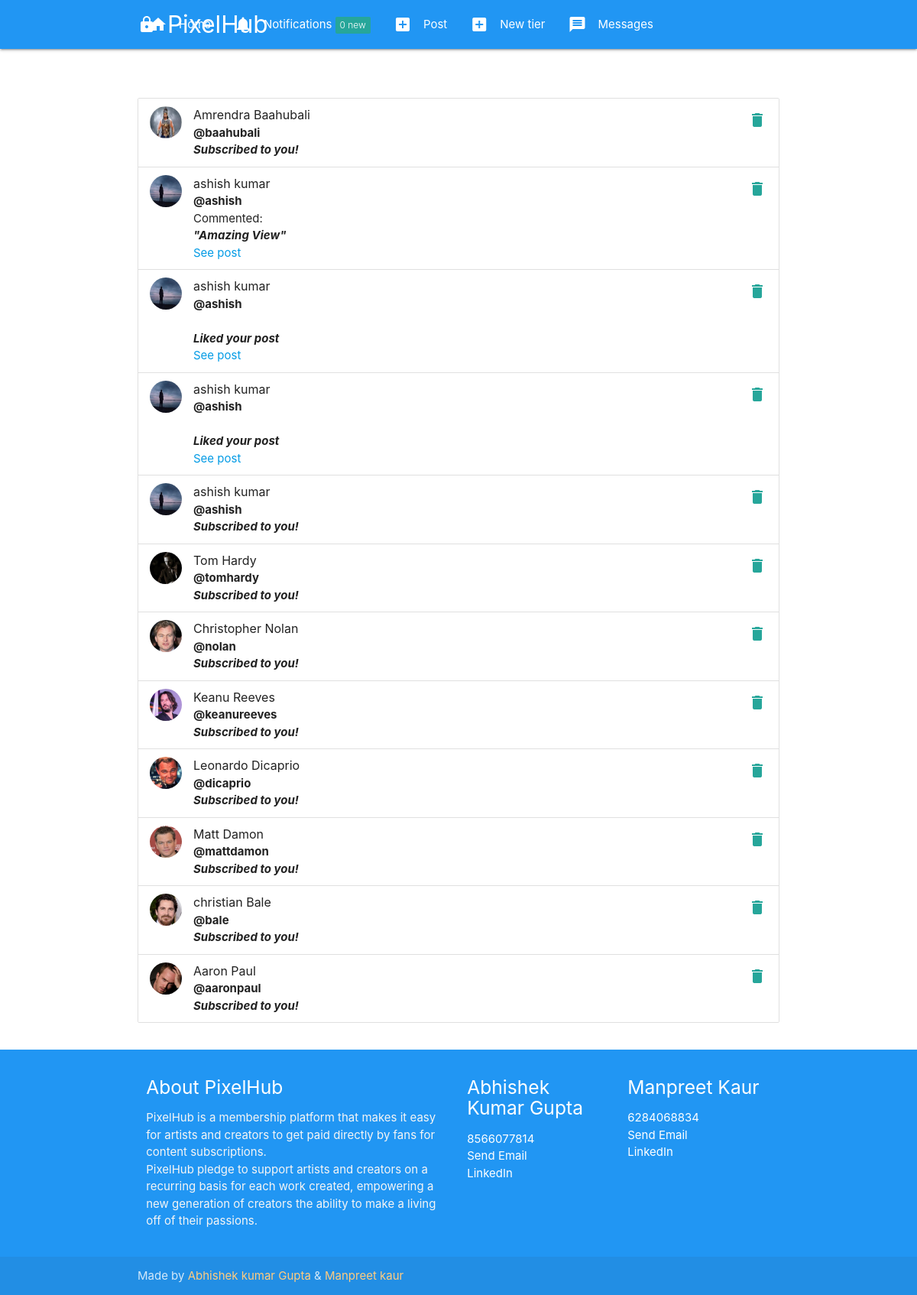
The app's page /notifications/ (signed in) with its own data.
### notifications/models.py (models this page shows)
class Notification(models.Model):
    NOTIFICATION_TYPES = ((1, 'Like'), (2, 'Comment'), (3, 'Subscribed'))
    post = models.ForeignKey('post.Post', on_delete=models.CASCADE, related_name='noti_post', blank=True, null=True)
    sender = models.ForeignKey(User, on_delete=models.CASCADE, related_name='noti_from_user')
    user = models.ForeignKey(User, on_delete=models.CASCADE, related_name='noti_to_user')
    notification_type = models.IntegerField(choices=NOTIFICATION_TYPES)
    text_preview = models.CharField(max_length=50, blank=True)
    date = models.DateTimeField(auto_now_add=True)
    is_seen = models.BooleanField(default=False)

### authy/models.py (models this page shows, shortened)
class Profile(models.Model):
	user = models.OneToOneField(User, on_delete=models.CASCADE, related_name='profile')
	location = models.CharField(max_length=50, null=True, blank=True)
	url = models.CharField(max_length=80, null=True, blank=True)
	profile_info = models.TextField(max_length=150, null=True, blank=True)
	created = models.DateField(auto_now_add=True)
	picture = models.ImageField(upload_to=user_directory_path_profile, blank=True, null=True, verbose_name='Picture')
	banner = models.ImageField(upload_to=user_directory_path_banner, blank=True, null=True, verbose_name='Banner')

### notifications/views.py (the view)
# urls.py: path('', ShowNotifications, name='show-notifications'),
def ShowNotifications(request):
    user = request.user
    notifications = Notification.objects.filter(user=user).order_by('-date')
    Notification.objects.filter(user=user, is_seen=False).update(is_seen=True)
    context = {
        'notifications': notifications
    }
    return render(request, 'notifications.html', context)

### authy/views.py (called while the page is built)
def SideNavInfo(request):
	user = request.user
	nav_profile = None
	fans = None
	follows = None
	if user.is_authenticated:
		nav_profile = Profile.objects.get(user=user)
		fans = Subscription.objects.filter(subscribed=user).count()
		follows = Subscription.objects.filter(subscriber=user).count()
	return {'nav_profile': nav_profile, 'fans': fans, 'follows': follows}

### direct/views.py (called while the page is built)
def CheckDirects(request):
    directs_count = 0
    if request.user.is_authenticated:
        directs_count = Message.objects.filter(user=request.user, is_read=False).count()
    return {'directs_count': directs_count}

### notifications/views.py (called while the page is built)
def CountNotifications(request):
    count_notifications = None
    if request.user.is_authenticated:
        count_notifications = Notification.objects.filter(user=request.user, is_seen=False).count()
    return {'count_notifications': count_notifications}

### fans_clone/templates/notifications.html (shortened to what this page needs)
{% extends 'base.html' %}
{% load static %}
{% block content %}
<ul class="collection">
{% for notification in notifications %}
    {% if notification.notification_type == 1 %}
            <li class="collection-item avatar">
            {% if notification.sender.profile.picture %}
                <img src="{{ notification.sender.profile.picture.url }}" class="circle responsive-img">
            {% else %}
                <img src="{% static 'img/no_avatar.jpg' %}" class="circle responsive-img">
            {% endif %}
                <span class="title">{{ notification.sender.first_name }} {{ notification.sender.last_name }}</span>
                <p><b>@{{ notification.sender.username }}</b></p>
                <a href="{% url 'delete-notification' notification.id %}" class="secondary-content"><i class="material-icons">delete</i></a>
                <br>
                <p style="font-style: italic;"><b>Liked your post</b></p>
                <a href="{% url 'postdetails' notification.post.id %}">See post</a>
            </li>
    {% elif notification.notification_type == 2 %}
        <li class="collection-item avatar">
        {% if notification.sender.profile.picture %}
            <img src="{{ notification.sender.profile.picture.url }}" class="circle responsive-img">
        {% else %}
            <img src="{% static 'img/no_avatar.jpg' %}" class="circle responsive-img">
        {% endif %}
            <span class="title">{{ notification.sender.first_name }} {{ notification.sender.last_name }}</span>
            <p><b>@{{ notification.sender.username }}</b></p>
            <a href="{% url 'delete-notification' notification.id %}" class="secondary-content"><i class="material-icons">delete</i></a>
            <p>Commented: </p>
            <p style="font-style: italic;"><b>"{{ notification.text_preview }}"</b></p>
            <a href="{% url 'postdetails' notification.post.id %}">See post</a>
        </li>
    {% else %}
    <li class="collection-item avatar">
        {% if notification.sender.profile.picture %}
            <img src="{{ notification.sender.profile.picture.url }}" class="circle responsive-img">
        {% else %}
            <img src="{% static 'img/no_avatar.jpg' %}" class="circle responsive-img">
        {% endif %}
            <span class="title">{{ notification.sender.first_name }} {{ notification.sender.last_name }}</span>
            <p><b>@{{ notification.sender.username }}</b></p>
            <a href="{% url 'delete-notification' notification.id %}" class="secondary-content"><i class="material-icons">delete</i></a>
            <p style="font-style: italic;"><b>Subscribed to you!</b></p>
        </li>
    {% endif %}
{% endfor %}
</ul>
{% endblock %}

### records on screen
Notification: sender.profile.picture (placeholder picture), sender.first_name "Amrendra", sender.last_name "Baahubali", sender.username "baahubali"
Notification: sender.profile.picture (placeholder picture), sender.first_name "ashish", sender.last_name "kumar", sender.username "ashish", text_preview "Amazing View"
Notification: sender.profile.picture (placeholder picture), sender.first_name "ashish", sender.last_name "kumar", sender.username "ashish"
Notification: sender.profile.picture (placeholder picture), sender.first_name "ashish", sender.last_name "kumar", sender.username "ashish"
Notification: sender.profile.picture (placeholder picture), sender.first_name "ashish", sender.last_name "kumar", sender.username "ashish"
Notification: sender.profile.picture (placeholder picture), sender.first_name "Tom", sender.last_name "Hardy", sender.username "tomhardy"
Notification: sender.profile.picture (placeholder picture), sender.first_name "Christopher", sender.last_name "Nolan", sender.username "nolan"
Notification: sender.profile.picture (placeholder picture), sender.first_name "Keanu", sender.last_name "Reeves", sender.username "keanureeves"
Notification: sender.profile.picture (placeholder picture), sender.first_name "Leonardo", sender.last_name "Dicaprio", sender.username "dicaprio"
Notification: sender.profile.picture (placeholder picture), sender.first_name "Matt", sender.last_name "Damon", sender.username "mattdamon"
Notification: sender.profile.picture (placeholder picture), sender.first_name "christian", sender.last_name "Bale", sender.username "bale"
Notification: sender.profile.picture (placeholder picture), sender.first_name "Aaron", sender.last_name "Paul", sender.username "aaronpaul"

### other values on screen
{{ count_notifications }} "0"
